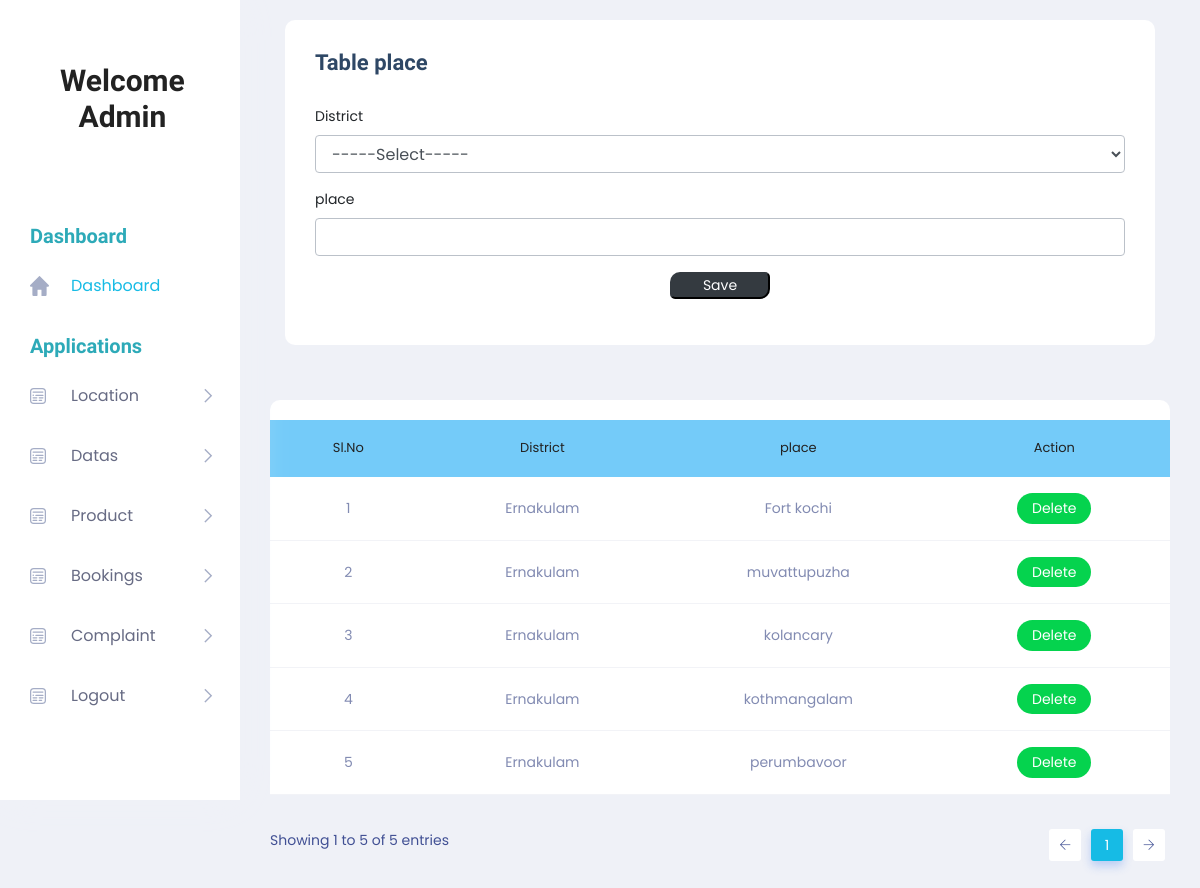
The page /Project/Admin/Place.php on the database its author committed.
### tables this page shows
CREATE TABLE `tbl_place` (
  `place_id` int(11) NOT NULL auto_increment,
  `place_name` varchar(100) NOT NULL,
  `district_id` int(11) NOT NULL,
  PRIMARY KEY  (`place_id`)
);

CREATE TABLE `tbl_district` (
  `district_id` int(11) NOT NULL auto_increment,
  `district_name` varchar(100) NOT NULL,
  PRIMARY KEY  (`district_id`)
);

### Project/Admin/Place.php (the view, shortened to what this page needs)
<!DOCTYPE html PUBLIC "-//W3C//DTD XHTML 1.0 Transitional//EN" "http://www.w3.org/TR/xhtml1/DTD/xhtml1-transitional.dtd">
<html xmlns="http://www.w3.org/1999/xhtml">
<head>
</head>
<?php
include('Head.php');
?>
<body>
        <section class="main_content dashboard_part">
            <div class="main_content_iner ">
                <div class="container-fluid p-0">
                    <div class="row justify-content-center">
                        <div class="col-12">
                            <div class="QA_section">
                                <div class="white_box_tittle list_header">
                                    <div class="col-lg-12">
                                        <div class="white_box mb_30">
                                            <div class="box_header ">
                                                <div class="main-title">
                                                    <h3 class="mb-0" >Table place</h3>
                                                </div>
                                            </div>
                                            <form method="post">
                                                <div class="form-group">
                                                    <label for="txt_district">District</label>
                                                    <select class="form-control" name="sel_district" id="sel_district">
                                                    <option value="">-----Select-----</option>
                                                    </select>
                                                </div>
                                                <div class="form-group">
                                                    <label for="txt_district">place</label>
                    <input type="text" name="txt_place" id="txt_place" class="form-control"/>
                                                </div>
                                                <div class="form-group" align="center">
                                                    <input type="submit" class="btn-dark" style="width:100px; border-radius: 10px 5px " name="btn_save" value="Save">
                                                </div>
                                            </form>
                                        </div>
                                    </div>
                                </div>
                                <div class="QA_table mb_30">
                                    <table class="table lms_table_active">
                                        <thead>
                                            <tr style="background-color: #74CBF9">
                                                <td align="center" scope="col">Sl.No</td>
                                                <td align="center" scope="col">District</td>
                                                <td align="center" scope="col">place </td>
                                                <td align="center" scope="col">Action</td>
                                            </tr>
                                        </thead>
                                        <tbody>
                                            <?php
                                    	$i=0;
                                    	  $sel = "select * from tbl_place p inner join tbl_district d on d.district_id=p.district_id";
                                    	  $row = mysql_query($sel);
                                    	  while($data = mysql_fetch_array($row))
                                    	  {
                                    		  $i++;
                                    		  ?>
                                            <tr>
                                               <td align="center"><?php echo $i; 	?></td>
            <td align="center"><?php echo $data['district_name']; ?></td>
            <td align="center"><?php echo $data['place_name']; ?></td>
            <td align="center">
            <a class="status_btn"  href="place.php?id=<?php echo $data['place_id']; ?>">Delete </a>
         </td>
                                            </tr>
                                            <?php
                                              }
                                            ?>
                                        </tbody>
                                    </table>
                                </div>
                            </div>
                        </div>
                    </div>
                </div>
            </div>
        </section>
        <?php
		include('Foot.php');
		?>
</body>
</html>

### rows shown on the page
tbl_place: district.district_name "Ernakulam", place_name "Fort kochi"
tbl_place: district.district_name "Ernakulam", place_name "muvattupuzha"
tbl_place: district.district_name "Ernakulam", place_name "kolancary"
tbl_place: district.district_name "Ernakulam", place_name "kothmangalam"
tbl_place: district.district_name "Ernakulam", place_name "perumbavoor"
